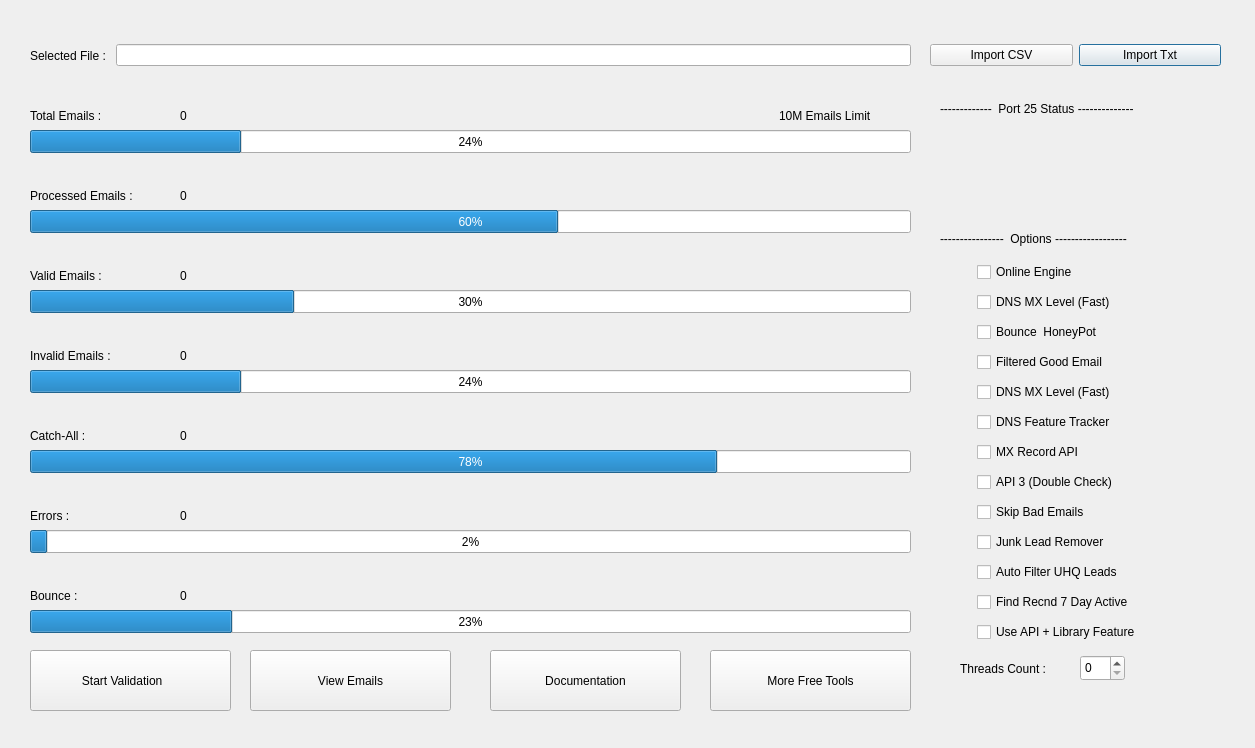
<?xml version="1.0" encoding="UTF-8"?>
<ui version="4.0">
 <class>Dialog</class>
 <widget class="QDialog" name="Dialog">
  <property name="geometry">
   <rect>
    <x>0</x>
    <y>0</y>
    <width>1255</width>
    <height>748</height>
   </rect>
  </property>
  <property name="windowTitle">
   <string>Super Email Validator  V4.3</string>
  </property>
  <property name="windowIcon">
   <iconset theme="QIcon::ThemeIcon::DialogQuestion"/>
  </property>
  <widget class="QWidget" name="gridLayoutWidget">
   <property name="geometry">
    <rect>
     <x>930</x>
     <y>30</y>
     <width>291</width>
     <height>51</height>
    </rect>
   </property>
   <layout class="QGridLayout" name="gridLayout_2">
    <item row="0" column="1">
     <widget class="QPushButton" name="pushButton_4">
      <property name="text">
       <string>Import Txt</string>
      </property>
     </widget>
    </item>
    <item row="0" column="0">
     <widget class="QPushButton" name="pushButton_3">
      <property name="text">
       <string>Import CSV</string>
      </property>
     </widget>
    </item>
   </layout>
  </widget>
  <widget class="QWidget" name="horizontalLayoutWidget">
   <property name="geometry">
    <rect>
     <x>30</x>
     <y>30</y>
     <width>881</width>
     <height>51</height>
    </rect>
   </property>
   <layout class="QHBoxLayout" name="horizontalLayout">
    <item>
     <widget class="QLabel" name="label_3">
      <property name="text">
       <string>Selected File : </string>
      </property>
     </widget>
    </item>
    <item>
     <widget class="QLineEdit" name="lineEdit"/>
    </item>
   </layout>
  </widget>
  <widget class="QWidget" name="widget" native="true">
   <property name="geometry">
    <rect>
     <x>30</x>
     <y>90</y>
     <width>881</width>
     <height>71</height>
    </rect>
   </property>
   <widget class="QLabel" name="label_6">
    <property name="geometry">
     <rect>
      <x>0</x>
      <y>10</y>
      <width>121</width>
      <height>31</height>
     </rect>
    </property>
    <property name="maximumSize">
     <size>
      <width>250</width>
      <height>16777215</height>
     </size>
    </property>
    <property name="text">
     <string>Total Emails : </string>
    </property>
    <property name="indent">
     <number>0</number>
    </property>
   </widget>
   <widget class="QLabel" name="label_5">
    <property name="geometry">
     <rect>
      <x>150</x>
      <y>10</y>
      <width>300</width>
      <height>31</height>
     </rect>
    </property>
    <property name="minimumSize">
     <size>
      <width>120</width>
      <height>0</height>
     </size>
    </property>
    <property name="maximumSize">
     <size>
      <width>300</width>
      <height>16777215</height>
     </size>
    </property>
    <property name="sizeIncrement">
     <size>
      <width>0</width>
      <height>0</height>
     </size>
    </property>
    <property name="baseSize">
     <size>
      <width>240</width>
      <height>0</height>
     </size>
    </property>
    <property name="text">
     <string>0</string>
    </property>
   </widget>
   <widget class="QLabel" name="label_7">
    <property name="geometry">
     <rect>
      <x>749</x>
      <y>10</y>
      <width>121</width>
      <height>31</height>
     </rect>
    </property>
    <property name="minimumSize">
     <size>
      <width>0</width>
      <height>0</height>
     </size>
    </property>
    <property name="maximumSize">
     <size>
      <width>167</width>
      <height>16777215</height>
     </size>
    </property>
    <property name="sizeIncrement">
     <size>
      <width>0</width>
      <height>0</height>
     </size>
    </property>
    <property name="baseSize">
     <size>
      <width>0</width>
      <height>0</height>
     </size>
    </property>
    <property name="text">
     <string>10M Emails Limit</string>
    </property>
    <property name="indent">
     <number>0</number>
    </property>
   </widget>
   <widget class="QProgressBar" name="progressBar">
    <property name="geometry">
     <rect>
      <x>0</x>
      <y>40</y>
      <width>881</width>
      <height>23</height>
     </rect>
    </property>
    <property name="autoFillBackground">
     <bool>false</bool>
    </property>
    <property name="value">
     <number>24</number>
    </property>
   </widget>
  </widget>
  <widget class="QWidget" name="widget_2" native="true">
   <property name="geometry">
    <rect>
     <x>30</x>
     <y>170</y>
     <width>881</width>
     <height>71</height>
    </rect>
   </property>
   <widget class="QLabel" name="label_8">
    <property name="geometry">
     <rect>
      <x>0</x>
      <y>10</y>
      <width>121</width>
      <height>31</height>
     </rect>
    </property>
    <property name="maximumSize">
     <size>
      <width>250</width>
      <height>16777215</height>
     </size>
    </property>
    <property name="text">
     <string>Processed Emails : </string>
    </property>
    <property name="indent">
     <number>0</number>
    </property>
   </widget>
   <widget class="QLabel" name="label_10">
    <property name="geometry">
     <rect>
      <x>150</x>
      <y>10</y>
      <width>300</width>
      <height>31</height>
     </rect>
    </property>
    <property name="minimumSize">
     <size>
      <width>120</width>
      <height>0</height>
     </size>
    </property>
    <property name="maximumSize">
     <size>
      <width>300</width>
      <height>16777215</height>
     </size>
    </property>
    <property name="sizeIncrement">
     <size>
      <width>0</width>
      <height>0</height>
     </size>
    </property>
    <property name="baseSize">
     <size>
      <width>240</width>
      <height>0</height>
     </size>
    </property>
    <property name="text">
     <string>0</string>
    </property>
   </widget>
   <widget class="QProgressBar" name="progressBar_2">
    <property name="geometry">
     <rect>
      <x>0</x>
      <y>40</y>
      <width>881</width>
      <height>23</height>
     </rect>
    </property>
    <property name="value">
     <number>60</number>
    </property>
   </widget>
  </widget>
  <widget class="QWidget" name="widget_3" native="true">
   <property name="geometry">
    <rect>
     <x>30</x>
     <y>250</y>
     <width>881</width>
     <height>71</height>
    </rect>
   </property>
   <widget class="QLabel" name="label_11">
    <property name="geometry">
     <rect>
      <x>0</x>
      <y>10</y>
      <width>121</width>
      <height>31</height>
     </rect>
    </property>
    <property name="maximumSize">
     <size>
      <width>250</width>
      <height>16777215</height>
     </size>
    </property>
    <property name="text">
     <string>Valid Emails : </string>
    </property>
    <property name="indent">
     <number>0</number>
    </property>
   </widget>
   <widget class="QLabel" name="label_15">
    <property name="geometry">
     <rect>
      <x>150</x>
      <y>10</y>
      <width>300</width>
      <height>31</height>
     </rect>
    </property>
    <property name="minimumSize">
     <size>
      <width>120</width>
      <height>0</height>
     </size>
    </property>
    <property name="maximumSize">
     <size>
      <width>300</width>
      <height>16777215</height>
     </size>
    </property>
    <property name="sizeIncrement">
     <size>
      <width>0</width>
      <height>0</height>
     </size>
    </property>
    <property name="baseSize">
     <size>
      <width>240</width>
      <height>0</height>
     </size>
    </property>
    <property name="text">
     <string>0</string>
    </property>
   </widget>
   <widget class="QProgressBar" name="progressBar_4">
    <property name="geometry">
     <rect>
      <x>0</x>
      <y>40</y>
      <width>881</width>
      <height>23</height>
     </rect>
    </property>
    <property name="value">
     <number>30</number>
    </property>
   </widget>
  </widget>
  <widget class="QWidget" name="widget_4" native="true">
   <property name="geometry">
    <rect>
     <x>30</x>
     <y>330</y>
     <width>881</width>
     <height>71</height>
    </rect>
   </property>
   <widget class="QLabel" name="label_16">
    <property name="geometry">
     <rect>
      <x>0</x>
      <y>10</y>
      <width>121</width>
      <height>31</height>
     </rect>
    </property>
    <property name="maximumSize">
     <size>
      <width>250</width>
      <height>16777215</height>
     </size>
    </property>
    <property name="text">
     <string>Invalid Emails : </string>
    </property>
    <property name="indent">
     <number>0</number>
    </property>
   </widget>
   <widget class="QLabel" name="label_17">
    <property name="geometry">
     <rect>
      <x>150</x>
      <y>10</y>
      <width>300</width>
      <height>31</height>
     </rect>
    </property>
    <property name="minimumSize">
     <size>
      <width>120</width>
      <height>0</height>
     </size>
    </property>
    <property name="maximumSize">
     <size>
      <width>300</width>
      <height>16777215</height>
     </size>
    </property>
    <property name="sizeIncrement">
     <size>
      <width>0</width>
      <height>0</height>
     </size>
    </property>
    <property name="baseSize">
     <size>
      <width>240</width>
      <height>0</height>
     </size>
    </property>
    <property name="text">
     <string>0</string>
    </property>
   </widget>
   <widget class="QProgressBar" name="progressBar_5">
    <property name="geometry">
     <rect>
      <x>0</x>
      <y>40</y>
      <width>881</width>
      <height>23</height>
     </rect>
    </property>
    <property name="value">
     <number>24</number>
    </property>
   </widget>
  </widget>
  <widget class="QWidget" name="widget_5" native="true">
   <property name="geometry">
    <rect>
     <x>30</x>
     <y>410</y>
     <width>881</width>
     <height>71</height>
    </rect>
   </property>
   <widget class="QLabel" name="label_18">
    <property name="geometry">
     <rect>
      <x>0</x>
      <y>10</y>
      <width>121</width>
      <height>31</height>
     </rect>
    </property>
    <property name="maximumSize">
     <size>
      <width>250</width>
      <height>16777215</height>
     </size>
    </property>
    <property name="text">
     <string>Catch-All : </string>
    </property>
    <property name="indent">
     <number>0</number>
    </property>
   </widget>
   <widget class="QLabel" name="label_19">
    <property name="geometry">
     <rect>
      <x>150</x>
      <y>10</y>
      <width>300</width>
      <height>31</height>
     </rect>
    </property>
    <property name="minimumSize">
     <size>
      <width>120</width>
      <height>0</height>
     </size>
    </property>
    <property name="maximumSize">
     <size>
      <width>300</width>
      <height>16777215</height>
     </size>
    </property>
    <property name="sizeIncrement">
     <size>
      <width>0</width>
      <height>0</height>
     </size>
    </property>
    <property name="baseSize">
     <size>
      <width>240</width>
      <height>0</height>
     </size>
    </property>
    <property name="text">
     <string>0</string>
    </property>
   </widget>
   <widget class="QProgressBar" name="progressBar_6">
    <property name="geometry">
     <rect>
      <x>0</x>
      <y>40</y>
      <width>881</width>
      <height>23</height>
     </rect>
    </property>
    <property name="value">
     <number>78</number>
    </property>
   </widget>
  </widget>
  <widget class="QWidget" name="widget_6" native="true">
   <property name="geometry">
    <rect>
     <x>30</x>
     <y>490</y>
     <width>881</width>
     <height>71</height>
    </rect>
   </property>
   <widget class="QLabel" name="label_20">
    <property name="geometry">
     <rect>
      <x>0</x>
      <y>10</y>
      <width>121</width>
      <height>31</height>
     </rect>
    </property>
    <property name="maximumSize">
     <size>
      <width>250</width>
      <height>16777215</height>
     </size>
    </property>
    <property name="text">
     <string>Errors : </string>
    </property>
    <property name="indent">
     <number>0</number>
    </property>
   </widget>
   <widget class="QLabel" name="label_21">
    <property name="geometry">
     <rect>
      <x>150</x>
      <y>10</y>
      <width>300</width>
      <height>31</height>
     </rect>
    </property>
    <property name="minimumSize">
     <size>
      <width>120</width>
      <height>0</height>
     </size>
    </property>
    <property name="maximumSize">
     <size>
      <width>300</width>
      <height>16777215</height>
     </size>
    </property>
    <property name="sizeIncrement">
     <size>
      <width>0</width>
      <height>0</height>
     </size>
    </property>
    <property name="baseSize">
     <size>
      <width>240</width>
      <height>0</height>
     </size>
    </property>
    <property name="text">
     <string>0</string>
    </property>
   </widget>
   <widget class="QProgressBar" name="progressBar_7">
    <property name="geometry">
     <rect>
      <x>0</x>
      <y>40</y>
      <width>881</width>
      <height>23</height>
     </rect>
    </property>
    <property name="value">
     <number>2</number>
    </property>
   </widget>
  </widget>
  <widget class="QWidget" name="widget_7" native="true">
   <property name="geometry">
    <rect>
     <x>30</x>
     <y>570</y>
     <width>881</width>
     <height>71</height>
    </rect>
   </property>
   <widget class="QLabel" name="label_22">
    <property name="geometry">
     <rect>
      <x>0</x>
      <y>10</y>
      <width>121</width>
      <height>31</height>
     </rect>
    </property>
    <property name="maximumSize">
     <size>
      <width>250</width>
      <height>16777215</height>
     </size>
    </property>
    <property name="text">
     <string>Bounce : </string>
    </property>
    <property name="indent">
     <number>0</number>
    </property>
   </widget>
   <widget class="QLabel" name="label_23">
    <property name="geometry">
     <rect>
      <x>150</x>
      <y>10</y>
      <width>300</width>
      <height>31</height>
     </rect>
    </property>
    <property name="minimumSize">
     <size>
      <width>120</width>
      <height>0</height>
     </size>
    </property>
    <property name="maximumSize">
     <size>
      <width>300</width>
      <height>16777215</height>
     </size>
    </property>
    <property name="sizeIncrement">
     <size>
      <width>0</width>
      <height>0</height>
     </size>
    </property>
    <property name="baseSize">
     <size>
      <width>240</width>
      <height>0</height>
     </size>
    </property>
    <property name="text">
     <string>0</string>
    </property>
   </widget>
   <widget class="QProgressBar" name="progressBar_8">
    <property name="geometry">
     <rect>
      <x>0</x>
      <y>40</y>
      <width>881</width>
      <height>23</height>
     </rect>
    </property>
    <property name="value">
     <number>23</number>
    </property>
   </widget>
  </widget>
  <widget class="QLabel" name="label">
   <property name="geometry">
    <rect>
     <x>940</x>
     <y>100</y>
     <width>281</width>
     <height>18</height>
    </rect>
   </property>
   <property name="text">
    <string>-------------  Port 25 Status --------------</string>
   </property>
  </widget>
  <widget class="QLabel" name="label_2">
   <property name="geometry">
    <rect>
     <x>940</x>
     <y>230</y>
     <width>281</width>
     <height>18</height>
    </rect>
   </property>
   <property name="text">
    <string>----------------  Options ------------------</string>
   </property>
  </widget>
  <widget class="QCheckBox" name="checkBox">
   <property name="geometry">
    <rect>
     <x>977</x>
     <y>260</y>
     <width>141</width>
     <height>24</height>
    </rect>
   </property>
   <property name="text">
    <string>Online Engine</string>
   </property>
  </widget>
  <widget class="QCheckBox" name="checkBox_2">
   <property name="geometry">
    <rect>
     <x>977</x>
     <y>290</y>
     <width>211</width>
     <height>24</height>
    </rect>
   </property>
   <property name="text">
    <string>DNS MX Level (Fast)</string>
   </property>
  </widget>
  <widget class="QPushButton" name="pushButton">
   <property name="geometry">
    <rect>
     <x>30</x>
     <y>650</y>
     <width>201</width>
     <height>61</height>
    </rect>
   </property>
   <property name="text">
    <string>Start Validation     </string>
   </property>
   <property name="icon">
    <iconset>
     <normaloff>playbutton.png</normaloff>playbutton.png</iconset>
   </property>
   <property name="iconSize">
    <size>
     <width>40</width>
     <height>500</height>
    </size>
   </property>
   <property name="shortcut">
    <string/>
   </property>
   <property name="flat">
    <bool>false</bool>
   </property>
  </widget>
  <widget class="QPushButton" name="pushButton_2">
   <property name="geometry">
    <rect>
     <x>250</x>
     <y>650</y>
     <width>201</width>
     <height>61</height>
    </rect>
   </property>
   <property name="text">
    <string>View Emails</string>
   </property>
   <property name="icon">
    <iconset>
     <normaloff>kacapembesar.png</normaloff>kacapembesar.png</iconset>
   </property>
   <property name="iconSize">
    <size>
     <width>40</width>
     <height>500</height>
    </size>
   </property>
  </widget>
  <widget class="QPushButton" name="pushButton_5">
   <property name="geometry">
    <rect>
     <x>490</x>
     <y>650</y>
     <width>191</width>
     <height>61</height>
    </rect>
   </property>
   <property name="text">
    <string>Documentation</string>
   </property>
   <property name="icon">
    <iconset>
     <normaloff>documentation.png</normaloff>documentation.png</iconset>
   </property>
   <property name="iconSize">
    <size>
     <width>40</width>
     <height>50</height>
    </size>
   </property>
  </widget>
  <widget class="QPushButton" name="pushButton_6">
   <property name="geometry">
    <rect>
     <x>710</x>
     <y>650</y>
     <width>201</width>
     <height>61</height>
    </rect>
   </property>
   <property name="text">
    <string>More Free Tools</string>
   </property>
   <property name="icon">
    <iconset>
     <normaloff>rocket.png</normaloff>rocket.png</iconset>
   </property>
   <property name="iconSize">
    <size>
     <width>40</width>
     <height>50</height>
    </size>
   </property>
  </widget>
  <widget class="QLabel" name="label_4">
   <property name="geometry">
    <rect>
     <x>1030</x>
     <y>130</y>
     <width>91</width>
     <height>91</height>
    </rect>
   </property>
   <property name="text">
    <string/>
   </property>
   <property name="textFormat">
    <enum>Qt::TextFormat::AutoText</enum>
   </property>
   <property name="pixmap">
    <pixmap>centanghijau.png</pixmap>
   </property>
   <property name="scaledContents">
    <bool>true</bool>
   </property>
   <property name="alignment">
    <set>Qt::AlignmentFlag::AlignCenter</set>
   </property>
   <property name="wordWrap">
    <bool>true</bool>
   </property>
  </widget>
  <widget class="QCheckBox" name="checkBox_3">
   <property name="geometry">
    <rect>
     <x>977</x>
     <y>320</y>
     <width>211</width>
     <height>24</height>
    </rect>
   </property>
   <property name="text">
    <string>Bounce  HoneyPot</string>
   </property>
  </widget>
  <widget class="QCheckBox" name="checkBox_4">
   <property name="geometry">
    <rect>
     <x>977</x>
     <y>350</y>
     <width>211</width>
     <height>24</height>
    </rect>
   </property>
   <property name="text">
    <string>Filtered Good Email</string>
   </property>
  </widget>
  <widget class="QCheckBox" name="checkBox_5">
   <property name="geometry">
    <rect>
     <x>977</x>
     <y>410</y>
     <width>211</width>
     <height>24</height>
    </rect>
   </property>
   <property name="text">
    <string>DNS Feature Tracker</string>
   </property>
  </widget>
  <widget class="QCheckBox" name="checkBox_6">
   <property name="geometry">
    <rect>
     <x>977</x>
     <y>440</y>
     <width>211</width>
     <height>24</height>
    </rect>
   </property>
   <property name="text">
    <string>MX Record API</string>
   </property>
  </widget>
  <widget class="QCheckBox" name="checkBox_7">
   <property name="geometry">
    <rect>
     <x>977</x>
     <y>470</y>
     <width>211</width>
     <height>24</height>
    </rect>
   </property>
   <property name="text">
    <string>API 3 (Double Check)</string>
   </property>
  </widget>
  <widget class="QCheckBox" name="checkBox_8">
   <property name="geometry">
    <rect>
     <x>977</x>
     <y>500</y>
     <width>211</width>
     <height>24</height>
    </rect>
   </property>
   <property name="text">
    <string>Skip Bad Emails</string>
   </property>
  </widget>
  <widget class="QCheckBox" name="checkBox_9">
   <property name="geometry">
    <rect>
     <x>977</x>
     <y>530</y>
     <width>211</width>
     <height>24</height>
    </rect>
   </property>
   <property name="text">
    <string>Junk Lead Remover</string>
   </property>
  </widget>
  <widget class="QCheckBox" name="checkBox_10">
   <property name="geometry">
    <rect>
     <x>977</x>
     <y>560</y>
     <width>211</width>
     <height>24</height>
    </rect>
   </property>
   <property name="text">
    <string>Auto Filter UHQ Leads</string>
   </property>
  </widget>
  <widget class="QCheckBox" name="checkBox_11">
   <property name="geometry">
    <rect>
     <x>977</x>
     <y>590</y>
     <width>211</width>
     <height>24</height>
    </rect>
   </property>
   <property name="text">
    <string>Find Recnd 7 Day Active</string>
   </property>
  </widget>
  <widget class="QCheckBox" name="checkBox_12">
   <property name="geometry">
    <rect>
     <x>977</x>
     <y>620</y>
     <width>211</width>
     <height>24</height>
    </rect>
   </property>
   <property name="text">
    <string>Use API + Library Feature</string>
   </property>
  </widget>
  <widget class="QWidget" name="widget_8" native="true">
   <property name="geometry">
    <rect>
     <x>950</x>
     <y>650</y>
     <width>181</width>
     <height>41</height>
    </rect>
   </property>
   <widget class="QSpinBox" name="spinBox">
    <property name="geometry">
     <rect>
      <x>130</x>
      <y>5</y>
      <width>45</width>
      <height>26</height>
     </rect>
    </property>
   </widget>
   <widget class="QLabel" name="label_9">
    <property name="geometry">
     <rect>
      <x>10</x>
      <y>10</y>
      <width>121</width>
      <height>18</height>
     </rect>
    </property>
    <property name="text">
     <string>Threads Count : </string>
    </property>
   </widget>
  </widget>
  <widget class="QCheckBox" name="checkBox_13">
   <property name="geometry">
    <rect>
     <x>977</x>
     <y>380</y>
     <width>211</width>
     <height>24</height>
    </rect>
   </property>
   <property name="text">
    <string>DNS MX Level (Fast)</string>
   </property>
  </widget>
  <widget class="QLabel" name="label_12">
   <property name="geometry">
    <rect>
     <x>950</x>
     <y>257</y>
     <width>31</width>
     <height>31</height>
    </rect>
   </property>
   <property name="text">
    <string/>
   </property>
   <property name="textFormat">
    <enum>Qt::TextFormat::AutoText</enum>
   </property>
   <property name="pixmap">
    <pixmap>gerigiroda.png</pixmap>
   </property>
   <property name="scaledContents">
    <bool>true</bool>
   </property>
   <property name="alignment">
    <set>Qt::AlignmentFlag::AlignCenter</set>
   </property>
   <property name="wordWrap">
    <bool>true</bool>
   </property>
  </widget>
  <widget class="QLabel" name="label_13">
   <property name="geometry">
    <rect>
     <x>951</x>
     <y>287</y>
     <width>31</width>
     <height>31</height>
    </rect>
   </property>
   <property name="text">
    <string/>
   </property>
   <property name="textFormat">
    <enum>Qt::TextFormat::AutoText</enum>
   </property>
   <property name="pixmap">
    <pixmap>gerigiroda.png</pixmap>
   </property>
   <property name="scaledContents">
    <bool>true</bool>
   </property>
   <property name="alignment">
    <set>Qt::AlignmentFlag::AlignCenter</set>
   </property>
   <property name="wordWrap">
    <bool>true</bool>
   </property>
  </widget>
  <widget class="QLabel" name="label_14">
   <property name="geometry">
    <rect>
     <x>950</x>
     <y>317</y>
     <width>31</width>
     <height>31</height>
    </rect>
   </property>
   <property name="text">
    <string/>
   </property>
   <property name="textFormat">
    <enum>Qt::TextFormat::AutoText</enum>
   </property>
   <property name="pixmap">
    <pixmap>gerigiroda.png</pixmap>
   </property>
   <property name="scaledContents">
    <bool>true</bool>
   </property>
   <property name="alignment">
    <set>Qt::AlignmentFlag::AlignCenter</set>
   </property>
   <property name="wordWrap">
    <bool>true</bool>
   </property>
  </widget>
  <widget class="QLabel" name="label_24">
   <property name="geometry">
    <rect>
     <x>950</x>
     <y>347</y>
     <width>31</width>
     <height>31</height>
    </rect>
   </property>
   <property name="text">
    <string/>
   </property>
   <property name="textFormat">
    <enum>Qt::TextFormat::AutoText</enum>
   </property>
   <property name="pixmap">
    <pixmap>gerigiroda.png</pixmap>
   </property>
   <property name="scaledContents">
    <bool>true</bool>
   </property>
   <property name="alignment">
    <set>Qt::AlignmentFlag::AlignCenter</set>
   </property>
   <property name="wordWrap">
    <bool>true</bool>
   </property>
  </widget>
  <widget class="QLabel" name="label_25">
   <property name="geometry">
    <rect>
     <x>951</x>
     <y>377</y>
     <width>31</width>
     <height>31</height>
    </rect>
   </property>
   <property name="text">
    <string/>
   </property>
   <property name="textFormat">
    <enum>Qt::TextFormat::AutoText</enum>
   </property>
   <property name="pixmap">
    <pixmap>gerigiroda.png</pixmap>
   </property>
   <property name="scaledContents">
    <bool>true</bool>
   </property>
   <property name="alignment">
    <set>Qt::AlignmentFlag::AlignCenter</set>
   </property>
   <property name="wordWrap">
    <bool>true</bool>
   </property>
  </widget>
  <widget class="QLabel" name="label_26">
   <property name="geometry">
    <rect>
     <x>951</x>
     <y>407</y>
     <width>31</width>
     <height>31</height>
    </rect>
   </property>
   <property name="text">
    <string/>
   </property>
   <property name="textFormat">
    <enum>Qt::TextFormat::AutoText</enum>
   </property>
   <property name="pixmap">
    <pixmap>gerigiroda.png</pixmap>
   </property>
   <property name="scaledContents">
    <bool>true</bool>
   </property>
   <property name="alignment">
    <set>Qt::AlignmentFlag::AlignCenter</set>
   </property>
   <property name="wordWrap">
    <bool>true</bool>
   </property>
  </widget>
  <widget class="QLabel" name="label_27">
   <property name="geometry">
    <rect>
     <x>951</x>
     <y>437</y>
     <width>31</width>
     <height>31</height>
    </rect>
   </property>
   <property name="text">
    <string/>
   </property>
   <property name="textFormat">
    <enum>Qt::TextFormat::AutoText</enum>
   </property>
   <property name="pixmap">
    <pixmap>gerigiroda.png</pixmap>
   </property>
   <property name="scaledContents">
    <bool>true</bool>
   </property>
   <property name="alignment">
    <set>Qt::AlignmentFlag::AlignCenter</set>
   </property>
   <property name="wordWrap">
    <bool>true</bool>
   </property>
  </widget>
  <widget class="QLabel" name="label_28">
   <property name="geometry">
    <rect>
     <x>950</x>
     <y>467</y>
     <width>31</width>
     <height>31</height>
    </rect>
   </property>
   <property name="text">
    <string/>
   </property>
   <property name="textFormat">
    <enum>Qt::TextFormat::AutoText</enum>
   </property>
   <property name="pixmap">
    <pixmap>gerigiroda.png</pixmap>
   </property>
   <property name="scaledContents">
    <bool>true</bool>
   </property>
   <property name="alignment">
    <set>Qt::AlignmentFlag::AlignCenter</set>
   </property>
   <property name="wordWrap">
    <bool>true</bool>
   </property>
  </widget>
  <widget class="QLabel" name="label_29">
   <property name="geometry">
    <rect>
     <x>951</x>
     <y>497</y>
     <width>31</width>
     <height>31</height>
    </rect>
   </property>
   <property name="text">
    <string/>
   </property>
   <property name="textFormat">
    <enum>Qt::TextFormat::AutoText</enum>
   </property>
   <property name="pixmap">
    <pixmap>gerigiroda.png</pixmap>
   </property>
   <property name="scaledContents">
    <bool>true</bool>
   </property>
   <property name="alignment">
    <set>Qt::AlignmentFlag::AlignCenter</set>
   </property>
   <property name="wordWrap">
    <bool>true</bool>
   </property>
  </widget>
  <widget class="QLabel" name="label_30">
   <property name="geometry">
    <rect>
     <x>951</x>
     <y>527</y>
     <width>31</width>
     <height>31</height>
    </rect>
   </property>
   <property name="text">
    <string/>
   </property>
   <property name="textFormat">
    <enum>Qt::TextFormat::AutoText</enum>
   </property>
   <property name="pixmap">
    <pixmap>gerigiroda.png</pixmap>
   </property>
   <property name="scaledContents">
    <bool>true</bool>
   </property>
   <property name="alignment">
    <set>Qt::AlignmentFlag::AlignCenter</set>
   </property>
   <property name="wordWrap">
    <bool>true</bool>
   </property>
  </widget>
  <widget class="QLabel" name="label_31">
   <property name="geometry">
    <rect>
     <x>951</x>
     <y>557</y>
     <width>31</width>
     <height>31</height>
    </rect>
   </property>
   <property name="text">
    <string/>
   </property>
   <property name="textFormat">
    <enum>Qt::TextFormat::AutoText</enum>
   </property>
   <property name="pixmap">
    <pixmap>gerigiroda.png</pixmap>
   </property>
   <property name="scaledContents">
    <bool>true</bool>
   </property>
   <property name="alignment">
    <set>Qt::AlignmentFlag::AlignCenter</set>
   </property>
   <property name="wordWrap">
    <bool>true</bool>
   </property>
  </widget>
  <widget class="QLabel" name="label_32">
   <property name="geometry">
    <rect>
     <x>951</x>
     <y>587</y>
     <width>31</width>
     <height>31</height>
    </rect>
   </property>
   <property name="text">
    <string/>
   </property>
   <property name="textFormat">
    <enum>Qt::TextFormat::AutoText</enum>
   </property>
   <property name="pixmap">
    <pixmap>gerigiroda.png</pixmap>
   </property>
   <property name="scaledContents">
    <bool>true</bool>
   </property>
   <property name="alignment">
    <set>Qt::AlignmentFlag::AlignCenter</set>
   </property>
   <property name="wordWrap">
    <bool>true</bool>
   </property>
  </widget>
  <widget class="QLabel" name="label_33">
   <property name="geometry">
    <rect>
     <x>951</x>
     <y>617</y>
     <width>31</width>
     <height>31</height>
    </rect>
   </property>
   <property name="text">
    <string/>
   </property>
   <property name="textFormat">
    <enum>Qt::TextFormat::AutoText</enum>
   </property>
   <property name="pixmap">
    <pixmap>gerigiroda.png</pixmap>
   </property>
   <property name="scaledContents">
    <bool>true</bool>
   </property>
   <property name="alignment">
    <set>Qt::AlignmentFlag::AlignCenter</set>
   </property>
   <property name="wordWrap">
    <bool>true</bool>
   </property>
  </widget>
 </widget>
 <resources/>
 <connections/>
</ui>
